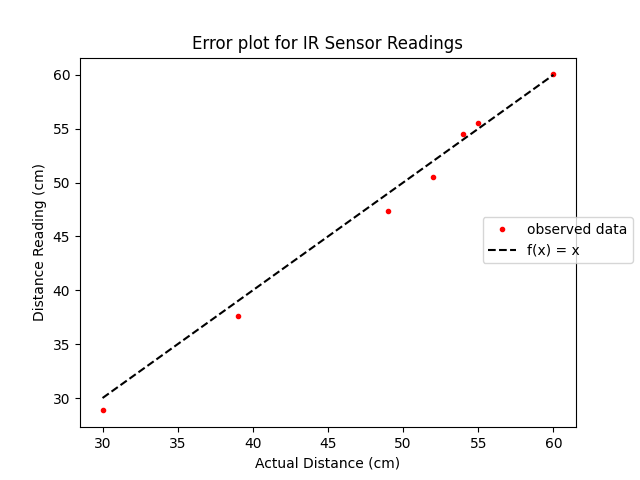

The Python source for this figure:
import numpy as np
import pandas as pd
import matplotlib.pyplot as plt

IR_ERROR = 11166.750185583001 # precalculated coefficient
ir_func = lambda x: IR_ERROR/x

ir_data = pd.read_csv("ir_error.csv")
fig, ax = plt.subplots()

ax.plot(ir_data["actual"], ir_data["expected"],
	"r.", label="observed data")

input_values = np.linspace(30,60,300)
ax.plot(input_values, input_values, "k--",
	label="f(x) = x")

ax.set_xlabel("Actual Distance (cm)")
ax.set_ylabel("Distance Reading (cm)")
ax.set_title("Error plot for IR Sensor Readings")

fig.legend(loc="center right")
fig.savefig("ir_error.png")

plt.show()